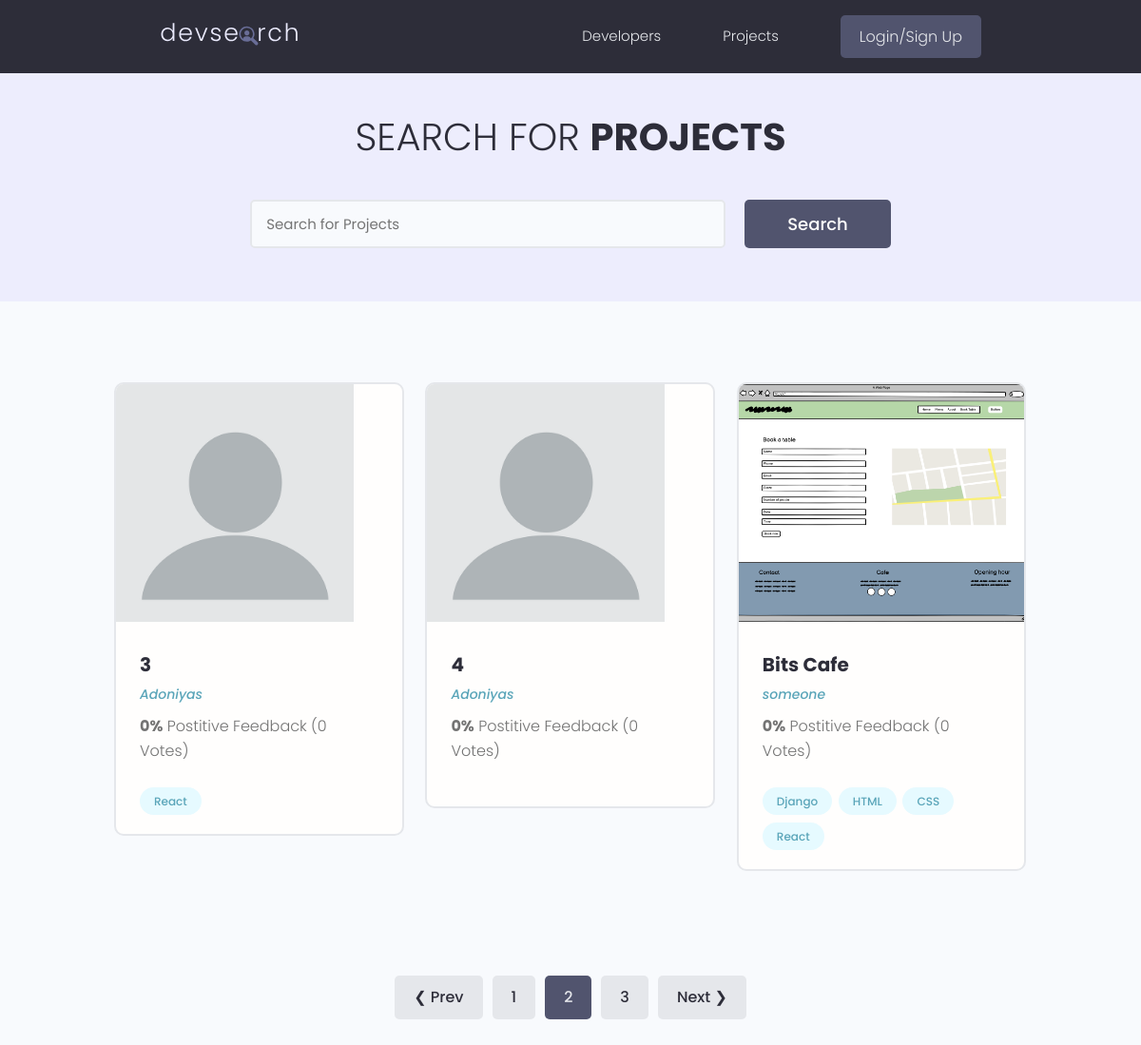
Screenshot of /projects/?page=2 with the database file from the repository.
### projects/models.py (models this page shows, shortened)
class Project(models.Model):
    id = models.UUIDField(default = uuid4, unique=True, primary_key=True, editable=False)
    owner = models.ForeignKey(Profile, on_delete=models.CASCADE, null= True)
    title = models.CharField(max_length=200)
    description = models.TextField(null=True, blank=True)
    featured_img = models.ImageField(upload_to="project_img")
    demo_link = models.CharField(max_length=200, null= True, blank=True)
    source_link = models.CharField(max_length=200, null= True, blank=True)
    vote_ratio = models.IntegerField(default=0, null=True, blank=True)
    vote_count = models.IntegerField(default=0, null=True, blank=True)
    tags = models.ManyToManyField('Tag', blank = True)
    created_at = models.DateTimeField(auto_now_add=True)
    class Meta:
        ordering = ['-vote_ratio', '-vote_count', 'title']

class Tag(models.Model):
    id = models.UUIDField(default=uuid4, unique=True, primary_key=True, editable=False)
    name = models.CharField(max_length=200)
    created_at = models.DateTimeField(auto_now_add=True)
    def __str__(self) -> str:
        return self.name

### users/models.py (models this page shows, shortened)
class Profile(models.Model):
    user = models.OneToOneField(User, on_delete=models.CASCADE)
    id = models.UUIDField(default=uuid4, primary_key=True, editable=False)
    name = models.CharField(max_length=200)
    email = models.EmailField(max_length=200)
    username = models.CharField(max_length=200, blank=True, null=True)
    location = models.CharField(max_length=200, blank=True, null=True)
    short_intro = models.CharField(max_length=200, blank=True, null=True)
    bio = models.TextField(max_length=200, blank=True, null=True)
    profile_pic =models.ImageField(upload_to="profile_pic/", default="profile_pic/default.png")
    social_github = models.CharField(max_length=200, blank=True, null=True)
    social_twitter = models.CharField(max_length=200, blank=True, null=True)
    social_linkedin = models.CharField(max_length=200, blank=True, null=True)
    social_youtube = models.CharField(max_length=200, blank=True, null=True)
    social_website = models.CharField(max_length=200, blank=True, null=True)
    created_at = models.DateTimeField(auto_now_add=True)

### projects/views.py (the view)
# urls.py: path('projects/', views.projects),
def projects(request):
    project_query, projects = search_project(request)
    custom_range, projects, paginator = paginate_projects(request, projects, 3)
    context = {"projects": projects, "project_query": project_query, "paginator": paginator, "custom_range": custom_range}
    return render(request, "projects/projects.html", context)

### projects/utils.py (called while the page is built)
def search_project(request):
    project_query = ''
    if request.GET.get('project_query'):
        project_query = request.GET.get('project_query')
    tags = Tag.objects.filter(name__icontains=project_query)
    projects = Project.objects.distinct().filter(Q(title__icontains=project_query) |
                                      Q(description__icontains=project_query) |
                                      Q(owner__name__icontains=project_query) |
                                      Q(tags__in=tags)
                                      )
    return project_query, projects

def paginate_projects(request, projects, results):
    page = request.GET.get('page')
    result = results
    paginator = Paginator(projects, result)
    try:
        projects = paginator.page(page)
    except PageNotAnInteger:
        page = 1
        projects = paginator.page(page)
    except EmptyPage:
        page = paginator.num_pages
        projects = paginator.page(page)
    left = (int(page) - 4)
    if left < 1:
        left = 1
    right = (int(page) + 5)
    if right > paginator.num_pages:
        right = paginator.num_pages + 1
    custom_range = range(left, right)
    return custom_range, projects, paginator

### projects/templates/projects/projects.html (shortened to what this page needs)
{% extends 'base.html' %}
  {% block content %}
  <main class="projects">
    <section class="hero-section text-center">
      <div class="container container--narrow">
        <div class="hero-section__box">
          <h2>Search for <span>Projects</span></h2>
        </div>
        <div class="hero-section__search">
          <form id="searchForm" class="form" action="{% url 'projects' %}" method="get">
            <div class="form__field">
              <input class="input input--text" id="formInput#search" type="text" name="project_query"
                placeholder="Search for Projects" value="{{project_query}}" />
            </div>
            <input class="btn btn--sub btn--lg" type="submit" value="Search" />
          </form>
        </div>
      </div>
    </section>
    <section class="projectsList">
      <div class="container">
        <div class="grid grid--three">
          {% for project in projects %}
          <div class="column">
            <div class="card project">
              <a href="{% url 'project' project.id %}" class="project">
                <img class="project__thumbnail" src="{{project.featured_img.url}}" alt="project thumbnail" />
                <div class="card__body">
                  <h3 class="project__title">{{project.title}}</h3>
                  <p><a class="project__author" href="profile.html">{{project.owner.name}}</a></p>
                  <p class="project--rating">
                    <span style="font-weight: bold;">{{project.vote_ratio}}%</span> Postitive
                    Feedback ({{project.vote_count}} Vote{{project.vote_count|pluralize:"s"}})
                  </p>
                  <div class="project__tags">
                    {% for tag in project.tags.all %}
                    <span class="tag tag--pill tag--main">
                      <small>{{tag}}</small>
                    </span>
                    {% endfor %}
                  </div>
                </div>
              </a>
            </div>
          </div>
          {% endfor %}
        </div>
      </div>
    </section>
{% include 'pagination.html' with items=projects custom_range=custom_range %}
{% endblock %}

### static/styles/app.css (style rules this page uses)
:root { --color-sub: #2d2d39; }
.btn--sub { background-color: var(--color-sub-light); }
.card { border: 2px solid var(--color-light); }
img { width: 100%; }
.hero-section { height: 40vh; display: flex; align-items: center; background-color: var(--color-sub); }
.hero-section__box { margin-bottom: 4rem; }
.hero-section__box > h2, .hero-section__box > h2 > span { font-size: 4rem; color: var(--color-light); line-height: 1.3; text-transform: uppercase; }
.hero-section__box > h2 { font-weight: 300; }
.hero-section__box > h2 > span { font-weight: 700; }
.hero-section__search > .form { display: flex; align-items: center; justify-content: center; gap: 2rem; }
.hero-section__search > .form input.input--text { width: 50rem; }
.project__author { font-size: 1.4rem; font-style: italic; }
.project--rating { margin-bottom: 1.6em; margin-top: .5em; }
.projects > .hero-section { background: var(--color-sub-lighter); height: 30vh; }
.projects .hero-section__box { margin-bottom: 2.5rem; }
.projects .hero-section__box > h2 { color: var(--color-sub); }
.projects .hero-section__box > h2 > span { font-weight: 700; color: var(--color-sub); }
.projectsList { margin-top: 8rem; }
.project__thumbnail { height: 25rem; object-fit: cover; object-position: top center; }
.project__title { font-size: 2rem; font-weight: 700; color: var(--color-sub); }

### static/uikit/styles/modules/_variables.css (style rules this page uses)
:root { --color-main: #5aa5b9; --color-main-light: #e6faff; --color-sub: #3f4156; --color-sub-light: #51546e; --color-sub-lighter: #ededfd; --color-text: #737373; --color-gray: #8b8b8b; --color-light: #e5e7eb; --color-light-gray: #767676; --color-bg: #f8fafd; --color-white: #fffefd; --color-white-light: #f3f3f3; --color-success: #359e64; --color-success-bg: #def8e8; --color-error: #fc4b0b; --color-error-bg: #fff2ee; --font-base: 'Poppins', arial, helvetica, 'Segoe UI', roboto, ubuntu, sans-serif; --font-monospace: 'Fira Code', 'Courier New', courier, monospace; --font-regular: 300; --font-medium: 500; --font-bold: 700; --generic-shadow: 1px 1px 5px #00000010; --generic-transition: all 0.3s ease-in-out; }

### static/uikit/styles/modules/_base.css (style rules this page uses)
* { margin: 0; padding: 0; box-sizing: border-box; text-rendering: optimizeLegibility; color: inherit; font-size: inherit; }
html { font-size: 50%; }
@media only screen and (min-width: 480px) { html { font-size: 56.25%; } }
@media only screen and (min-width: 1200px) { html { font-size: 62.5%; } }
body { line-height: 1.6; font-weight: 400; font-size: 1.5rem; color: var(--color-text); background-color: var(--color-bg); min-height: 100vh; }

### static/uikit/styles/modules/_typography.css (style rules this page uses)
* { font-family: var(--font-base); }
h2 { font-size: 3.6rem; font-weight: var(--font-bold); }
h3 { font-size: 3.2rem; font-weight: var(--font-medium); }
p, span, strong { font-size: 1.6rem; color: var(--color-text); font-weight: var(--font-regular); }
a { padding-bottom: 2px; text-decoration: none; display: inline-block; color: var(--color-main); font-weight: var(--font-medium); }

### static/uikit/styles/modules/_utilities.css (style rules this page uses)
.container { width: 92%; max-width: 165rem; margin: 0 auto; box-sizing: border-box; }
.container--narrow { width: 92%; max-width: 120rem; }
@media screen and (min-width: 1000px) { .container { width: 90%; } }
@media screen and (min-width: 1000px) { .container--narrow { width: 85%; } }
@media screen and (min-width: 1200px) { .container { width: 80%; } }
@media screen and (min-width: 1200px) { .container--narrow { width: 72%; } }
.text-center { text-align: center; }

### static/uikit/styles/modules/_button.css (style rules this page uses)
.btn { display: inline-block; position: relative; cursor: pointer; background-color: var(--color-light); font-weight: var(--font-medium); color: var(--color-sub); text-decoration: none; padding: 1rem 2rem; border-radius: 0.5rem; border: none; width: -webkit-fit-content; width: -moz-fit-content; width: fit-content; height: -webkit-fit-content; height: -moz-fit-content; height: fit-content; font-size: 1.6rem; outline-width: 0; outline-color: transparent; -webkit-backface-visibility: hidden; backface-visibility: hidden; transition: all 0.3s ease-in-out; }
.btn--sub { background-color: var(--color-sub); color: var(--color-white); }
.btn--lg { font-size: 1.8rem; padding: 1.2rem 4.5rem; }

### static/uikit/styles/modules/_card.css (style rules this page uses)
.card { border-radius: 1rem; background-color: var(--color-white); border: 1.5px solid var(--color-light); width: auto; height: auto; margin-top: 0.5rem; margin-bottom: 0.5rem; overflow: hidden; }
.card__body, .card__header { padding: 2rem 2.5rem; }

### rows the page displays
Project: featured_img (placeholder picture), title "3", owner.name "Adoniyas", vote_ratio "0", vote_count "0"
Tag: name "React"
Project: featured_img (placeholder picture), title "4", owner.name "Adoniyas", vote_ratio "0", vote_count "0"
Project: featured_img (picture), title "Bits Cafe", owner.name "someone", vote_ratio "0", vote_count "0"
Tag: name "Django"
Tag: name "HTML"
Tag: name "CSS"

### other values shown
{{ page }} "1" "3"
{{ page }} "2"
